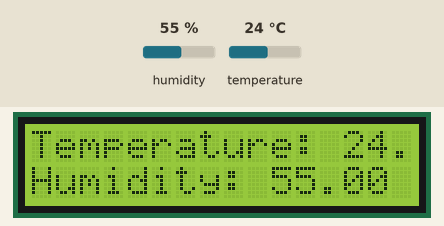
A sketch run on a simulated Arduino Uno, built with avr-gcc and run on an emulated ATmega328P. On the bench: 16×2 character LCD. The test bench sets the inputs (shaded band); at power-on: humidity 55 %, temperature 24 °C. What the sketch prints to the serial monitor is not drawn.

Above: at 1.2 s.
1.3 s: humidity set to 22 %
At 3.2 s:
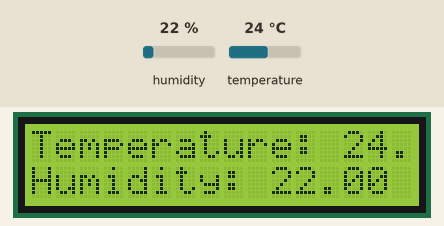
4.0 s: temperature set to 12 °C
At 4.7 s:
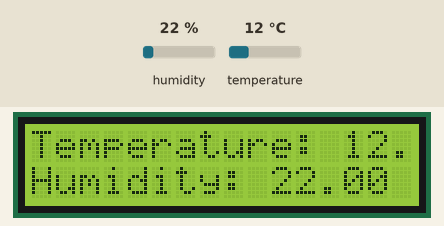
6.7 s: humidity set to 40 %
At 9.0 s:
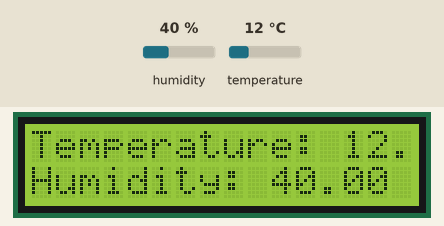
9.7 s: temperature set to 19 °C
At 10.5 s:
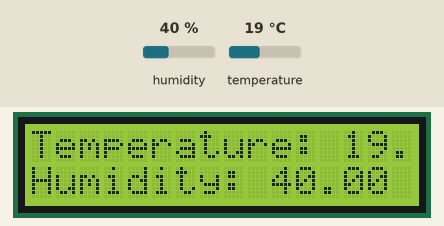
Timing chart, 0 to 12.7 s (numbered marks = the images above; inputs shaded):
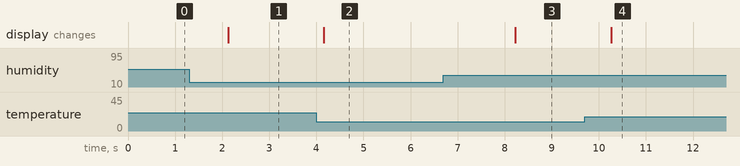

The sketch:

4_project_dht11_lcd_temp_indicator_uno.ino
```cpp
# include <DHT.h>
# include <LiquidCrystal.h>

#define DHT_pin 9
#define DHT_Type DHT11
#define Baud_Rate 9600

DHT Temp_Hum_S(DHT_pin, DHT_Type);
LiquidCrystal LC(13,12,2,3,4,5);


void setup()
{
 Serial.begin(Baud_Rate);
 Temp_Hum_S.begin();
 LC.begin(16,2);
}

void loop()
{
 float Humidity = Temp_Hum_S.readHumidity();
 float Temperature = Temp_Hum_S.readTemperature();

 LC.clear();
 LC.setCursor(0,0);

 if(isnan(Humidity) || isnan(Temperature))
  {
    Serial.println("Sensor Reading Failed!");
    LC.print("Can't Read");
    return;
  }

  LC.print("Temperature: "); LC.print(Temperature); LC.print(" ⁰C");
  LC.setCursor(0, 1);
  LC.print("Humidity: "); LC.print(Humidity); LC.print(" %");

  Serial.print("Temperature: "); Serial.print(Temperature); Serial.println(" C");

  Serial.print("Humidity: "); Serial.print(Humidity); Serial.println(" %");

  delay(2000);

}
```

Measured:
- after the input at 1.3 s, the display: changes after 0.83 s (image 1)
- after the input at 4.0 s, the display: changes after 0.16 s (image 2)
- after the input at 6.7 s, the display: changes after 1.5 s (image 3)
- after the input at 9.7 s, the display: changes after 0.56 s (image 4)
